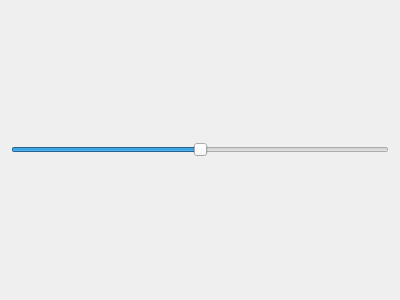
<?xml version="1.0" encoding="UTF-8"?>
<ui version="4.0">
 <class>ArchGauge</class>
 <widget class="QWidget" name="ArchGauge">
  <property name="geometry">
   <rect>
    <x>0</x>
    <y>0</y>
    <width>400</width>
    <height>300</height>
   </rect>
  </property>
  <property name="windowTitle">
   <string>ArchGauge</string>
  </property>
  <layout class="QVBoxLayout" name="verticalLayout">
   <item>
    <widget class="QSlider" name="horizontalSlider">
     <property name="minimum">
      <number>-90</number>
     </property>
     <property name="maximum">
      <number>90</number>
     </property>
     <property name="tracking">
      <bool>false</bool>
     </property>
     <property name="orientation">
      <enum>Qt::Horizontal</enum>
     </property>
    </widget>
   </item>
  </layout>
 </widget>
 <resources/>
 <connections/>
</ui>
